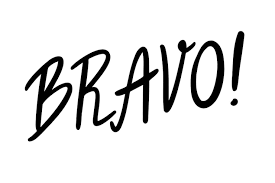
#> input picture Image/bravo.png, 275 x 183 px, found by its file name
$ python thickening.py
#> lines starting #> are read from the running program, lines starting #| are printed output that depends on the picture; after the words box and inside, x2 and y2 are one past the last pixel; in counts of white or black regions, pixels touching at a corner belong together
import cv2
import numpy as np
from cv2 import waitKey

# Baca gambar
img = cv2.imread('image/bravo.png')  # Ganti dengan path gambar Anda
#> img is the input picture: shape (183, 275, 3); min 0, max 255, mean 227.4

# Konversi ke grayscale
gray = cv2.cvtColor(img, cv2.COLOR_BGR2GRAY)

# Thresholding untuk jadikan citra biner
_, binary = cv2.threshold(gray, 127, 255, cv2.THRESH_BINARY)
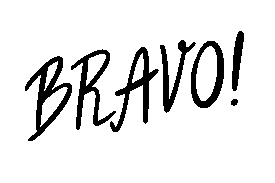
#> binary: shape (183, 275); 89.3% white; 7 black regions, largest, box (x1, y1, x2, y2) and area: (25, 56, 72, 141) 1227, (110, 47, 159, 132) 1047, (71, 49, 116, 130) 1030

# Elemen struktur
kernel = cv2.getStructuringElement(cv2.MORPH_ELLIPSE, (5, 5))

# Operasi dilasi sebagai thickening
thickened = cv2.dilate(binary, kernel, iterations=1)
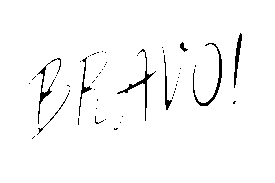
#> thickened: shape (183, 275); 97.4% white; black in thin lines or dots, all inside (x1, y1, x2, y2) = (29, 33, 242, 139)

# Tampilkan hasil
cv2.imshow('Citra Asli', img)
cv2.imshow('Setelah Threshold', binary)
cv2.imshow('Hasil Thickening', thickened)

waitKey(0)
cv2.destroyAllWindows()

$ run again, with Image/bird.jpg saved as Image/bravo.png
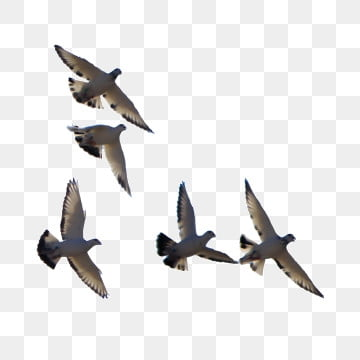
#> input picture Image/bird.jpg, 360 x 360 px, found by its file name
#> img is the input picture: shape (360, 360, 3); mean B, G, R 230.1, 230.3, 231
#> `_, binary = cv2.threshold(gray, 127, 255, cv2.THRESH_BINARY)`:
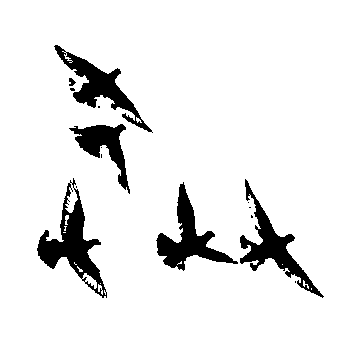
#> binary: shape (360, 360); 91.9% white; 15 black regions (9 under 20 px), largest, box (x1, y1, x2, y2) and area: (37, 178, 107, 298) 2568, (156, 182, 238, 271) 2183, (240, 179, 324, 298) 2151, (54, 45, 153, 133) 2052, (69, 124, 130, 194) 1468, (69, 78, 76, 86) 36
#> `thickened = cv2.dilate(binary, kernel, iterations=1)`:
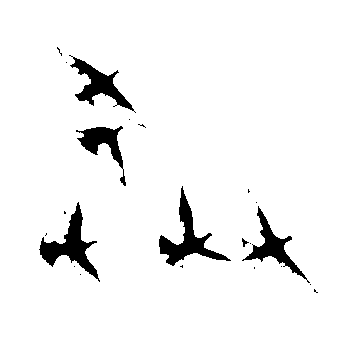
#> thickened: shape (360, 360); 95.3% white; 22 black regions (16 under 20 px), largest, box (x1, y1, x2, y2) and area: (39, 202, 100, 282) 1456, (159, 186, 231, 266) 1444, (69, 55, 136, 113) 1163, (242, 206, 310, 283) 1076, (76, 126, 126, 186) 932, (242, 238, 249, 247) 27
